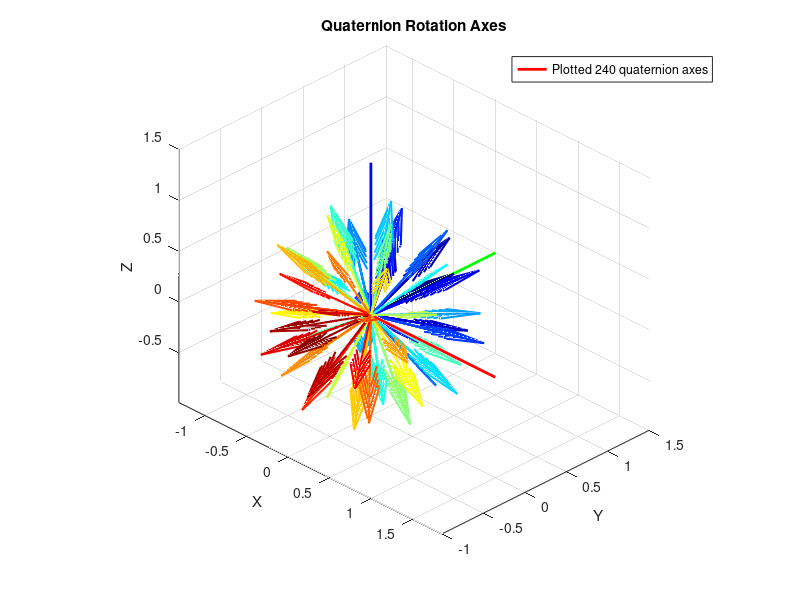

MATLAB code to generate this figure:
function plotQuaternionAxes()
    quaternions = load("gains.mat").p(:,1:4);

    % plotQuaternionAxes - Plot unit vectors representing rotation axes from quaternions
    % 
    % Input:
    %   quaternions - Nx4 matrix where each row is a quaternion [w x y z]
    %                 w is the scalar part, [x y z] is the vector part
    
    % Check input
    if size(quaternions, 2) ~= 4
        error('Input must be an Nx4 matrix where each row is a quaternion [w x y z]');
    end
    
    % Create figure
    figure;
    hold on;
    
    % Set up the axes
    axis equal;
    grid on;
    xlabel('X');
    ylabel('Y');
    zlabel('Z');
    title('Quaternion Rotation Axes');
    
    % Draw coordinate axes for reference
    axisLength = 1.5;
    line([0, axisLength], [0, 0], [0, 0], 'Color', 'r', 'LineWidth', 2);
    line([0, 0], [0, axisLength], [0, 0], 'Color', 'g', 'LineWidth', 2);
    line([0, 0], [0, 0], [0, axisLength], 'Color', 'b', 'LineWidth', 2);
    
    % Extract rotation axes from quaternions and plot them
    numQuaternions = size(quaternions, 1);
    colors = jet(numQuaternions); % Generate different colors for each vector
    
    for i = 1:numQuaternions
        q = quaternions(i, :);
        
        % Extract the rotation axis
        % For a unit quaternion q = [cos(θ/2), sin(θ/2)*axis]
        % The vector part (normalized) gives us the rotation axis
        axis_vector = q(2:4);
        
        % Normalize to get unit vector
        % If the vector part is close to zero, the rotation is minimal
        norm_axis = norm(axis_vector);
        %if norm_axis < 1e-6
            % Almost no rotation, skip this quaternion
         %   continue;
        %end
        
        % Normalize the axis
        %axis_vector = axis_vector / norm_axis;
        
        % Plot the unit vector from origin
        quiver3(0, 0, 0, axis_vector(1), axis_vector(2), axis_vector(3), 1, ...
            'Color', colors(i,:), 'LineWidth', 1.5, 'MaxHeadSize', 0.2);
    end
    
    % Add a legend with the number of vectors plotted
    legend(['Plotted ' num2str(numQuaternions) ' quaternion axes']);
    
    % Set viewing angle
    view(45, 30);
    
    hold off;
end
